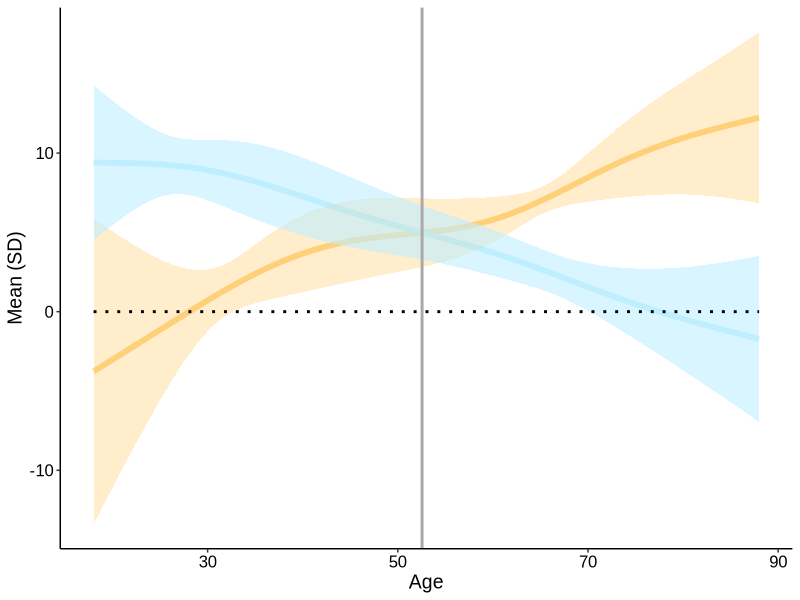
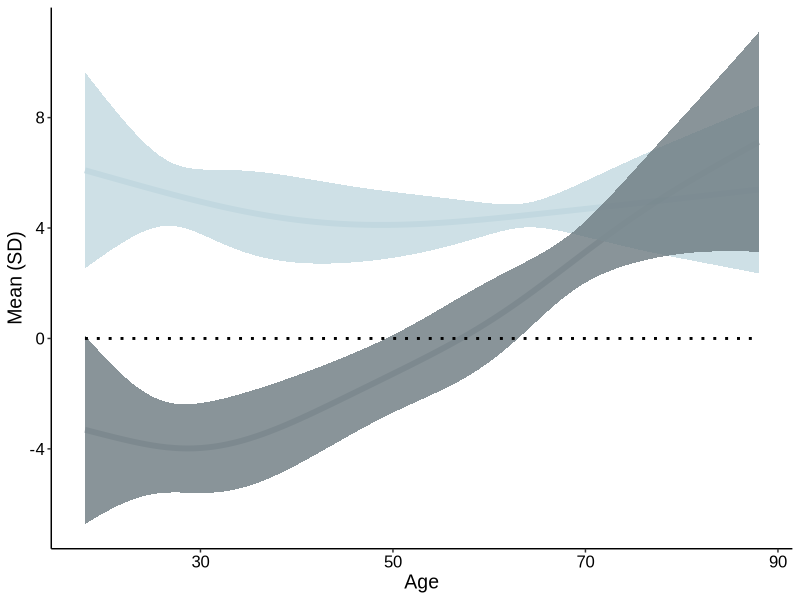
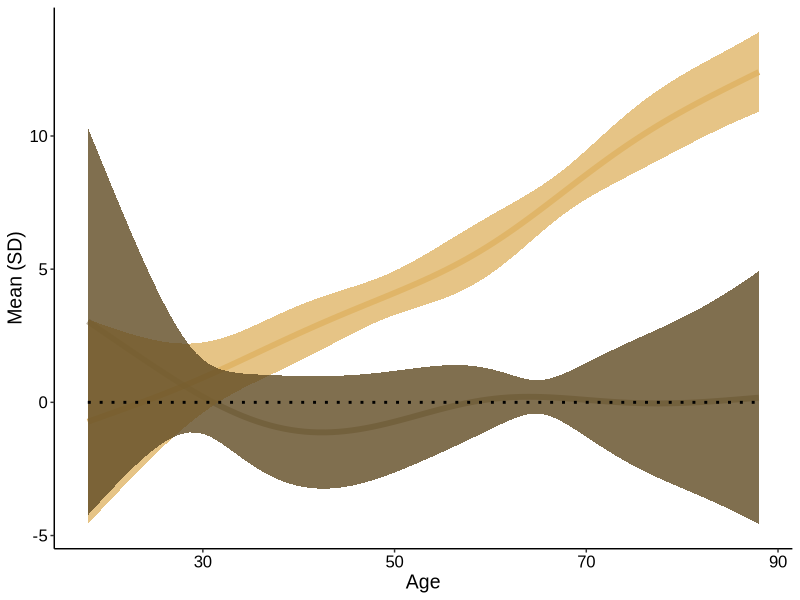

Source code (R) for these figures, in order:
# ==============================================================================
# Project: LanguAging
# Author : Loïc Labache, Ph.D.
# Lab    : Holmes Lab, Dept. of Psychiatry, Rutgers University
# Date   : June 21, 2024 
# ==============================================================================

# Libraries.....................................................................
#...............................................................................
packages = c("here", "dplyr", "stringr", "cluster", "ggplot2")
lapply(packages, require, character.only = T)

# Data..........................................................................
#...............................................................................
desc_lum = read.csv(here("Atlas", "language_memory_atlas.txt"))
traj_data_LRA = read.csv(here("Data", "trajectories_hrois.csv"))[, -1]
sig_roi = read.csv(here("Data", "effect_HemiByAge.csv"))[, -1]
beta_hemi = read.csv(here("Data", "effect_Hemi.csv"))
colnames(beta_hemi)[1] = "region"

# Handling Data.................................................................
#...............................................................................
# Selecting Asymmetrical Trajectories...........................................
index_columns = grep("Asym.*pred|pred.*Asym",
                     colnames(traj_data_LRA), 
                     value = TRUE)
traj_data_all = traj_data_LRA %>%
  select(age, all_of(index_columns))
# Selecting Region with a Significant Hemisphere by Age Effect..................
pat_sig_roi = str_c(sig_roi[sig_roi$sig_roi == TRUE, ]$ROI,
                    collapse = "|")
index_sig_roi = colnames(traj_data_all)[str_detect(colnames(traj_data_all), 
                                               pat_sig_roi)]
traj_data = traj_data_all %>%
  select(age, all_of(index_sig_roi))
beta_hemi = beta_hemi[beta_hemi$region %in%
                        sig_roi[sig_roi$sig_roi == TRUE, ]$ROI, ]

# Partition Around Medoids Classification.......................................
#...............................................................................
# Computation Sum of Squares between Trajectories...............................
ssdist = as.matrix(dist(t(traj_data[, -1]), method = "euclidean"))^2
# Determination of the Number of Clusters.......................................
cl_sil = 2:7
sil_coef_dist = numeric(length(cl_sil))
for (i in seq_along(cl_sil)) {
  k = cl_sil[i]
  cl_dist = pam(ssdist, k = k, diss = TRUE)
  sil_dist = silhouette(cl_dist)
  sil_coef_dist[i] = summary(sil_dist)$avg.width
}
sols = data.frame("cl" = cl_sil, "dist" = sil_coef_dist)
nb_clust = sols$cl[sols$dist==max(sols$dist)] 
# Clustering....................................................................
pam_clust = pam(ssdist, k = nb_clust, diss = TRUE)
clusters = pam_clust$clustering

# Visualization Trajectories: Asymmetries.......................................
#...............................................................................
# Cluster 1.....................................................................
mean_beta_clusterOne = mean(beta_hemi[beta_hemi$region %in% 
                                        gsub("...Asym...pred", "", 
                                             names(clusters[clusters == 1])), ]$coef_hemi)
mean_clusterOne = rowMeans(traj_data[, colnames(traj_data) %in% 
                                       names(clusters[clusters == 1])]) 
mean_clusterOne = mean_clusterOne + mean_beta_clusterOne
sd_clusterOne = apply(traj_data[, colnames(traj_data) %in%
                                  names(clusters[clusters == 1])], 1, sd)
res_cOne = data.frame(mean_clusterOne, sd_clusterOne, age = traj_data$age)
# Cluster 2.....................................................................
mean_beta_clusterTwo = mean(beta_hemi[beta_hemi$region %in% 
                                        gsub("...Asym...pred", "", 
                                             names(clusters[clusters == 2])), ]$coef_hemi)
mean_clusterTwo = rowMeans(traj_data[, colnames(traj_data) %in% 
                                       names(clusters[clusters == 2])]) 
mean_clusterTwo = mean_clusterTwo + mean_beta_clusterTwo
sd_clusterTwo = apply(traj_data[, colnames(traj_data) %in%
                                  names(clusters[clusters == 2])], 1, sd)
res_cTwo = data.frame(mean_clusterTwo, sd_clusterTwo)
# Plot Parameters...............................................................
lab.size = 12
title.size = 14
line.thickness = 2
theme_perso = theme(text = element_text(family = "Arial"), 
                    plot.title = element_text(hjust=0.5),
                    axis.text.y = element_text(size=lab.size, colour = "black"),
                    axis.title.y = element_text(size=title.size,colour = "black"),
                    axis.text.x = element_text(size=lab.size,colour = "black"),
                    axis.title.x = element_text(size=title.size,colour = "black"),
                    axis.line = element_line(colour = "black", linewidth = 0.5))
col_cl_asym = c('lightblue1','orange1')
# Visualization.................................................................
res = data.frame(res_cOne, res_cTwo) %>% mutate(zero = 0)
traj_clusters = ggplot(res) +
  geom_line(aes(x = age, y = mean_clusterTwo), 
            col = col_cl_asym[2],
            linewidth = line.thickness, 
            alpha = 0.4) +
  geom_line(aes(x = age, y = mean_clusterOne), 
            col = col_cl_asym[1], 
            linewidth = line.thickness) +
  geom_ribbon(aes(x = age,
                  ymin = mean_clusterTwo - sd_clusterTwo,
                  ymax = mean_clusterTwo + sd_clusterTwo),
              alpha = 0.2, 
              fill = col_cl_asym[2]) +
  geom_ribbon(aes(x = age, 
                  ymin = mean_clusterOne - sd_clusterOne,
                  ymax = mean_clusterOne + sd_clusterOne),
              alpha = 0.6, 
              fill = col_cl_asym[1]) +
  geom_line(aes(x = age, y = zero), 
            col = "black",
            linewidth = (line.thickness/2), 
            linetype = 3) +
  xlab("Age") +
  ylab("Mean (SD)") +
  theme_classic() +
  theme_perso
# Intersection between Trajectories Curves.......................................
f1 = approxfun(ggplot_build(traj_clusters)$data[[1]]$x, 
               ggplot_build(traj_clusters)$data[[1]]$y)
f2 = approxfun(ggplot_build(traj_clusters)$data[[2]]$x, 
               ggplot_build(traj_clusters)$data[[2]]$y)
intersection_courbes = optimize(function(t0) abs(f1(t0) - f2(t0)), 
                                interval = range(ggplot_build(traj_clusters)$data[[1]]$x))
traj_clusters = traj_clusters + 
  geom_vline(xintercept = intersection_courbes$minimum,
             color = "darkgrey",
             linewidth = (line.thickness/2), 
             linetype = "solid")
traj_clusters

# Visualization Proportion of Clusters by Function..............................
#...............................................................................
# Clusters Proportion by Function...............................................
clusters_roi = data.frame(region = gsub("...Asym...pred", "", names(clusters)), 
                          Cluster = as.numeric(clusters))
cluster_desc = merge(desc_lum[desc_lum$Hemisphere == "L", ], 
                     clusters_roi, 
                     by.x = "abbreviation",
                     by.y = "region", 
                     all.x = TRUE)
cluster_desc$Cluster[is.na(cluster_desc$Cluster)] = 0
cluster_desc$Function = as.factor(ifelse(cluster_desc$Function !="L",
                                         "LM", "LCORE"))
cluster_desc$cluFact = factor(cluster_desc$Cluster,
                              levels = c("1", "2", "0"))
cluster_proportion = cluster_desc %>%
  count(Function, Cluster) %>%
  group_by(Cluster) %>%
  mutate(lab = round(prop.table(n) * 100, 2))
# Visualization.................................................................
prop_col = col_cl_asym
prop_col[3] = "#555555" # gray
prop_col = prop_col[c(3,1,2)]
cluster_proportion$lab = round(cluster_proportion$lab)
cluster_proportion$Cluster = factor(cluster_proportion$Cluster,
                                    levels = c("1", "2", "0"))
prop_lmn_byCluster = ggplot(cluster_proportion) +
  geom_col(alpha=0.5,
           aes(x = Function, 
               y = lab,
               fill = Cluster),
           position = "dodge") +
  scale_fill_manual(values = prop_col[c(2,3,1)]) +
  geom_text(aes(Function, lab, 
                label = sprintf("%2.1f", lab), 
                group = Cluster), 
            position = position_dodge(width = 0.9)) +
  theme_classic() +
  theme_perso + 
  theme(axis.title.x=element_blank(),
        axis.title.y=element_blank(),
        legend.position="none",
        axis.text.y=element_blank(),
        axis.ticks.y=element_blank(),
        axis.line.y=element_blank(),)
prop_lmn_byCluster

# Visualization Trajectories: by Hemispheres....................................
#...............................................................................
# Selecting Left Trajectories with a Significant Hemisphere by Age Effect.......
idx_col_L = grep("L.*pred|pred.*L",
                 colnames(traj_data_LRA), 
                 value = TRUE)
traj_data_L = traj_data_LRA %>%
  select(age, all_of(idx_col_L))
idx_sig_L = colnames(traj_data_L)[str_detect(colnames(traj_data_L), 
                                             pat_sig_roi)]
traj_data_L = traj_data_L %>%
  select(age, all_of(idx_sig_L))
# Selecting Right Trajectories with a Significant Hemisphere by Age Effect......
idx_col_R = grep("R.*pred|pred.*R",
                 colnames(traj_data_LRA), 
                 value = TRUE)
traj_data_R = traj_data_LRA %>%
  select(age, all_of(idx_col_R))
idx_sig_R = colnames(traj_data_R)[str_detect(colnames(traj_data_R), 
                                             pat_sig_roi)]
traj_data_R = traj_data_R %>%
  select(age, all_of(idx_sig_R))
# Average Trajectories By Hemisphere Cluster 1..................................
# Left..........................................................................
mean_clusterOne_L = rowMeans(traj_data_L[, colnames(traj_data_L) %in% 
                                           gsub("Asym", "L", names(clusters[clusters == 1]))]) 
mean_clusterOne_L = mean_clusterOne_L + mean_beta_clusterOne
sd_clusterOne_L = apply(traj_data_L[, colnames(traj_data_L) %in%
                                      gsub("Asym", "L", names(clusters[clusters == 1]))], 1, sd)
res_cOne_L = data.frame(mean_clusterOne_L, sd_clusterOne_L, age = traj_data_L$age)
# Right.........................................................................
mean_clusterOne_R = rowMeans(traj_data_R[, colnames(traj_data_R) %in% 
                                           gsub("Asym", "R", names(clusters[clusters == 1]))])
sd_clusterOne_R = apply(traj_data_R[, colnames(traj_data_R) %in%
                                      gsub("Asym", "R", names(clusters[clusters == 1]))], 1, sd)
res_cOne_R = data.frame(mean_clusterOne_R, sd_clusterOne_R, age = traj_data_R$age)
res_cOne_LR = data.frame(res_cOne_L, res_cOne_R) %>% mutate(zero = 0)
# Average Trajectories By Hemisphere Cluster 2..................................
# Left..........................................................................
mean_clusterTwo_L = rowMeans(traj_data_L[, colnames(traj_data_L) %in% 
                                           gsub("Asym", "L", names(clusters[clusters == 2]))]) 
mean_clusterTwo_L = mean_clusterTwo_L + mean_beta_clusterTwo
sd_clusterTwo_L = apply(traj_data_L[, colnames(traj_data_L) %in%
                                      gsub("Asym", "L", names(clusters[clusters == 2]))], 1, sd)
res_cTwo_L = data.frame(mean_clusterTwo_L, sd_clusterTwo_L, age = traj_data_L$age)
# Right.........................................................................
mean_clusterTwo_R = rowMeans(traj_data_R[, colnames(traj_data_R) %in% 
                                           gsub("Asym", "R", names(clusters[clusters == 2]))])
sd_clusterTwo_R = apply(traj_data_R[, colnames(traj_data_R) %in%
                                      gsub("Asym", "R", names(clusters[clusters == 2]))], 1, sd)
res_cTwo_R = data.frame(mean_clusterTwo_R, sd_clusterTwo_R, age = traj_data_R$age)
res_cTwo_LR = data.frame(res_cTwo_L, res_cTwo_R) %>% mutate(zero = 0)
# Visualization Cluster 1.......................................................
col_hemi_cOne = c("#C1D8DF", "#6C7A80")
traj_cOne = ggplot(res_cOne_LR) +
  geom_line(aes(x = age, y = mean_clusterOne_L), 
            col = col_hemi_cOne[1],
            linewidth = line.thickness) +
  geom_line(aes(x = age, y = mean_clusterOne_R), 
            col = col_hemi_cOne[2], 
            linewidth = line.thickness, 
            alpha = 0.4) +
  geom_ribbon(aes(x = age,
                  ymin = mean_clusterOne_L - sd_clusterOne_L,
                  ymax = mean_clusterOne_L + sd_clusterOne_L),
              alpha = 0.8, 
              fill = col_hemi_cOne[1]) +
  geom_ribbon(aes(x = age, 
                  ymin = mean_clusterOne_R - sd_clusterOne_R,
                  ymax = mean_clusterOne_R + sd_clusterOne_R),
              alpha = 0.8, 
              fill = col_hemi_cOne[2]) +
  geom_line(aes(x = age, y = zero), 
            col = "black",
            linewidth = (line.thickness/2), 
            linetype = 3) +
  xlab("Age") +
  ylab("Mean (SD)") +
  theme_classic() +
  theme_perso
traj_cOne
# Visualization Cluster 2.......................................................
col_hemi_cTwo = c("#DFB568","#604B24")
traj_cTwo = ggplot(res_cTwo_LR) +
  geom_line(aes(x = age, y = mean_clusterTwo_L), 
            col = col_hemi_cTwo[1],
            linewidth = line.thickness) +
  geom_line(aes(x = age, y = mean_clusterTwo_R), 
            col = col_hemi_cTwo[2], 
            linewidth = line.thickness, 
            alpha = 0.4) +
  geom_ribbon(aes(x = age,
                  ymin = mean_clusterTwo_L - sd_clusterTwo_L,
                  ymax = mean_clusterTwo_L + sd_clusterTwo_L),
              alpha = 0.8, 
              fill = col_hemi_cTwo[1]) +
  geom_ribbon(aes(x = age, 
                  ymin = mean_clusterTwo_R - sd_clusterTwo_R,
                  ymax = mean_clusterTwo_R + sd_clusterTwo_R),
              alpha = 0.8, 
              fill = col_hemi_cTwo[2]) +
  geom_line(aes(x = age, y = zero), 
            col = "black",
            linewidth = (line.thickness/2), 
            linetype = 3) +
  xlab("Age") +
  ylab("Mean (SD)") +
  theme_classic() +
  theme_perso
traj_cTwo